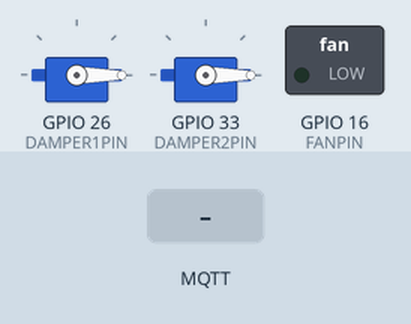
A program run on a simulated ESP32-S2. On the bench: 2 × servo, switched loads named in the program (green lamp = pin HIGH). Inputs (shaded band) come from the test bench. WiFi joins after 1.5 s; servers stay silent unless stated; no MQTT or app messages arrive unless stated; what the program prints to the serial monitor is not drawn.

Above: at 7.3 s.
7.4 s: MQTT message "5" arrives on the first subscribed topic
At 10.1 s:
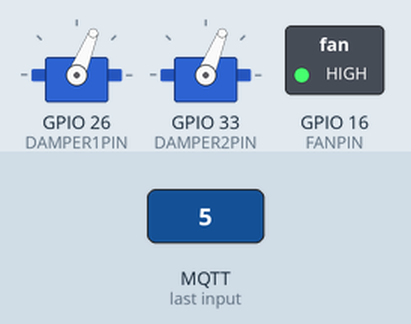
10.4 s: MQTT message "0" arrives on the first subscribed topic
At 11.3 s:
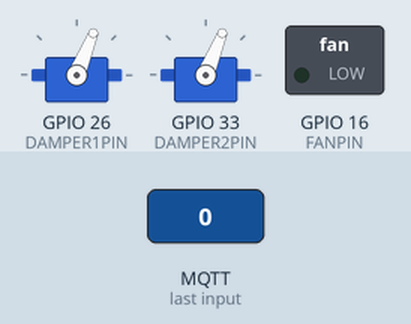
13.4 s: MQTT message "90" arrives on the first subscribed topic
At 14.76 s:
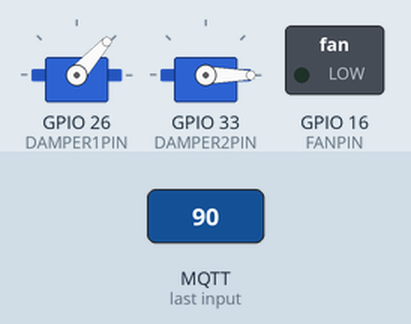
Timing chart, 0 to 17.3 s (numbered marks = the images above; inputs shaded):
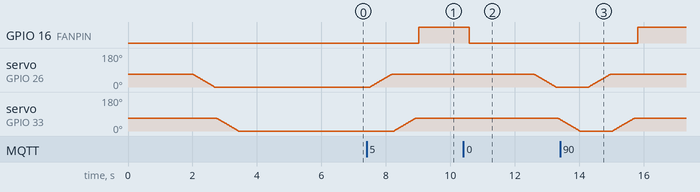

The program:

main.cpp
```cpp
#include <Arduino.h>
#include <WiFi.h>
#include <ESP32Servo.h>
#include <MQTT.h>
#include <esp_task_wdt.h>
#include <secrets.h>

WiFiClient wifiClient;
MQTTClient mqtt;

Servo damper1;
Servo damper2;

#define WDT_TIMEOUT 30 // seconds
#define FANPIN 16
#define DAMPER1PIN 26
#define DAMPER2PIN 33
#define DAMPEROPEN 68
#define DAMPERCLOSED 0

unsigned long kaTimer = 0;
unsigned int kaCount = 0;
bool kaStatus = false;
unsigned long now = 0;
bool fanOn = false;
bool fanStatus = false;
bool lostHMI = false;
short int ii = 0;

#include "connectionFunc.hpp"
void turnFanOn();
void turnFanOff();
void getKaStatus();
void getStatus();

void setup()
{
  Serial.begin(115200);

  esp_task_wdt_init(WDT_TIMEOUT, true); // enable panic so ESP32 restarts
  esp_task_wdt_add(NULL);               // add current thread to WDT watch

  pinMode(FANPIN, OUTPUT);
  pinMode(DAMPER1PIN, OUTPUT);
  pinMode(DAMPER2PIN, OUTPUT);

  turnFanOff();

  wificon();
  mqttCon();
  esp_task_wdt_reset();
}

void loop()
{
  ii++;

  /*************** MQTT Functions ***************/
  // check if MQTT is still connected
  if (!mqtt.connected())
  {
    mqttCon();
  }
  // send and receive MQTT messages
  mqtt.loop();
  delay(10); // <- fixes some issues with WiFi stability
  /*************** Main Control Functions ***************/
  getKaStatus();
  // mqtt requested fan off
  if (fanOn and kaCount == 0)
  {
    turnFanOff();
    mqtt.publish("Garage/Mech/VentFan/Log", "Main control: request off");
  }
  // keep alive timer has expired without refresh so turn fan off
  else if (fanOn and !kaStatus)
  {
    Serial.println("Keep alive timer expired without refresh. Lost HMI control.");
    mqtt.publish("Garage/Mech/VentFan/Log", "Main control: KaTimer expired");
    turnFanOff();
    lostHMI = true;
  }
  // HMI reconnected
  else if (lostHMI)
  {
    if (kaStatus or kaCount == 0)
    {
      Serial.println("HMI regained control.");
      mqtt.publish("Garage/Mech/VentFan/Log", "Main control: HMI back");
      lostHMI = false;
    }
  }
  // mqtt requested fan on
  else if (!fanOn and kaCount > 0 and !lostHMI and kaStatus)
  {
    turnFanOn();
    mqtt.publish("Garage/Mech/VentFan/Log", "Main control: request on");
  }

  /*************** Get Current Status Functions ***************/
  if (ii >= 20)
  {
    getStatus();
    ii = 0;
  }

  esp_task_wdt_reset();
  vTaskDelay(250);
}

void turnFanOn()
{
  Serial.println("Turning fan on");
  // open damper1
  damper1.attach(DAMPER1PIN);
  for (int i = DAMPERCLOSED; i <= DAMPEROPEN; i += 1)
  {
    damper1.write(i);
    delay(10);
  }
  damper1.detach();
  delay(50);

  // open damper2
  damper2.attach(DAMPER2PIN);
  for (int i = DAMPERCLOSED; i <= DAMPEROPEN; i += 1)
  {
    damper2.write(i);
    delay(10);
  }
  damper2.detach();
  delay(100);

  // turn on fan
  digitalWrite(FANPIN, HIGH);
  fanOn = true;
}

void turnFanOff()
{
  Serial.println("Turning fan off");
  // turn off fan
  digitalWrite(FANPIN, LOW);
  delay(2000);
  // close dampers
  damper1.attach(DAMPER1PIN);
  for (int i = DAMPEROPEN; i >= DAMPERCLOSED; i -= 1)
  {
    damper1.write(i);
    delay(10);
  }
  damper1.detach();
  delay(50);
  damper2.attach(DAMPER2PIN);
  for (int i = DAMPEROPEN; i >= DAMPERCLOSED; i -= 1)
  {
    damper2.write(i);
    delay(10);
  }
  damper2.detach();
  fanOn = false;
}

// check the keap alive timer
void getKaStatus()
{
  now = millis();

  if (now < kaTimer) // millis() has rolled over
  {
    kaTimer = now;
  }

  if (now - kaTimer > 75000) // keep alive timer has expired
  {
    kaStatus = false;
  }
  else if (now - kaTimer < 60000) // keep alive timer has not expired
  {
    kaStatus = true;
  }
}

void getStatus()
{
  if (digitalRead(FANPIN) == HIGH)
  {
    fanStatus = true;
  }
  else
  {
    fanStatus = false;
  }

  if (fanStatus and fanOn)
  {
    mqtt.publish("Garage/Mech/VentFan/Status", "ON");
  }
  else if (!fanStatus and !fanOn)
  {
    mqtt.publish("Garage/Mech/VentFan/Status", "OFF");
  }
  else
  {
    mqtt.publish("Garage/Mech/VentFan/Status", "ERROR");
  }
}
```

secrets_example.h
```cpp
// WIFI settings
#define WIFI_SSID "SSID"
#define WIFI_PASSWORD "PASSWORD"

// MQTT settings
#define MQTT_SERVER "broker ip"
#define MQTT_PORT 1883
#define MQTT_USER "user"
#define MQTT_PASSWORD "pswd"
```

connectionFunc.hpp
```cpp
void wificon()
{
    WiFi.disconnect(true);
    delay(1000);

    WiFi.setHostname("ventFanPLC");
    WiFi.mode(WIFI_STA);
    WiFi.begin(WIFI_SSID, WIFI_PASSWORD);

    Serial.print("Connecting to WiFi...");
    delay(500);
    int t = 0;
    while (WiFi.status() != WL_CONNECTED)
    {
        t++;
        Serial.print('.');
        delay(500);
        if (t > 20)
        {
            Serial.print("\nUnable to connect to WiFi. Rebooting...");
            ESP.restart();
        }
    }
    Serial.println("\nWiFi connected. IP: " + WiFi.localIP().toString());
}

void mqttCallback(String &topic, String &payload)
{
    if (topic == "Garage/Mech/VentFan/KA")
    {
        if (payload.toInt() > kaCount)
        {
            kaTimer = millis();
        }
        else if (payload.toInt() == 0)
        {
            kaTimer = 0;
        }
        kaCount = payload.toInt();
        Serial.print("MQTT received: ");
        Serial.print("kaCount = " + String(kaCount));
        Serial.println(", kaTimer = " + String(kaTimer));
    }
}

void mqttCon()
{
    mqtt.disconnect();
    delay(200);

    if (WiFi.status() != WL_CONNECTED)
    {
        Serial.println("WiFi not connected. Attempting to reconnect...");
        wificon();
    }

    mqtt.begin(MQTT_SERVER, MQTT_PORT, wifiClient);
    mqtt.onMessage(mqttCallback);
    mqtt.setWill("Garage/Mech/VentFan/Status", "Disconnected", true, 1);

    Serial.print("Connecting to mqtt broker...");
    while (!mqtt.connect("espVentFanPLC", MQTT_USER, MQTT_PASSWORD))
    {
        Serial.print(".");
        delay(500);
    }
    Serial.println("mqtt connected!");

    mqtt.subscribe("Garage/Mech/VentFan/KA", 1);
}
```

Measured:
- after the input at 7.4 s, GPIO 16 (FANPIN): LOW → HIGH after 1.6 s; servo on GPIO 26 (DAMPER1PIN): moves from 0° to 68° over 0.66 s, starting after 0.12 s; servo on GPIO 33 (DAMPER2PIN): moves from 0° to 68° over 0.66 s, starting after 0.86 s
- after the input at 10.4 s, GPIO 16 (FANPIN): HIGH → LOW after 0.19 s; servo on GPIO 26 (DAMPER1PIN): moves from 68° to 0° over 0.66 s, starting after 2.2 s; servo on GPIO 33 (DAMPER2PIN): 68° → 62° after 2.9 s
- after the input at 13.4 s, GPIO 16 (FANPIN): LOW → HIGH after 2.4 s; servo on GPIO 26 (DAMPER1PIN): moves from 0° to 68° over 0.66 s, starting after 0.90 s
